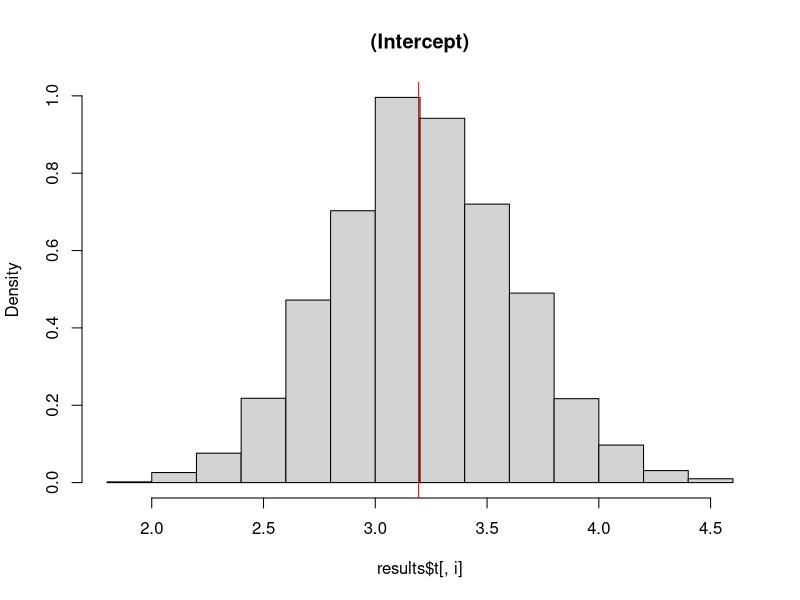
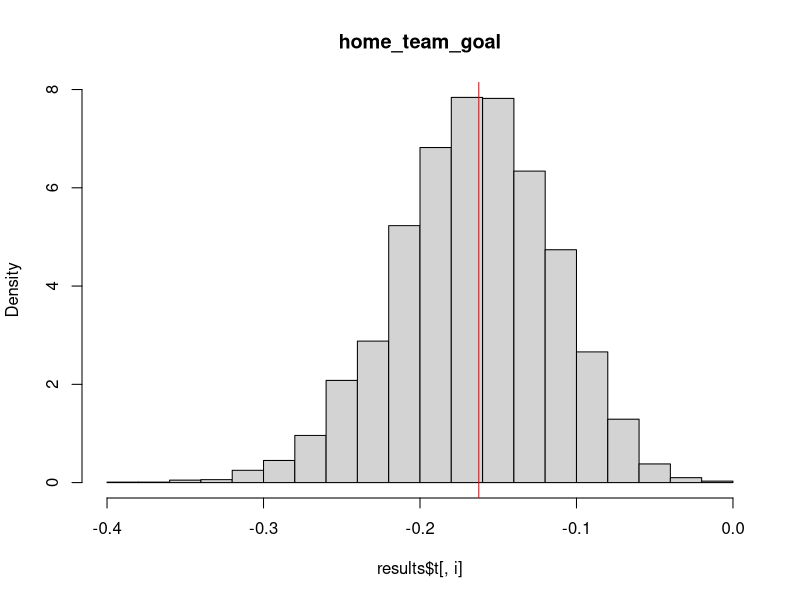
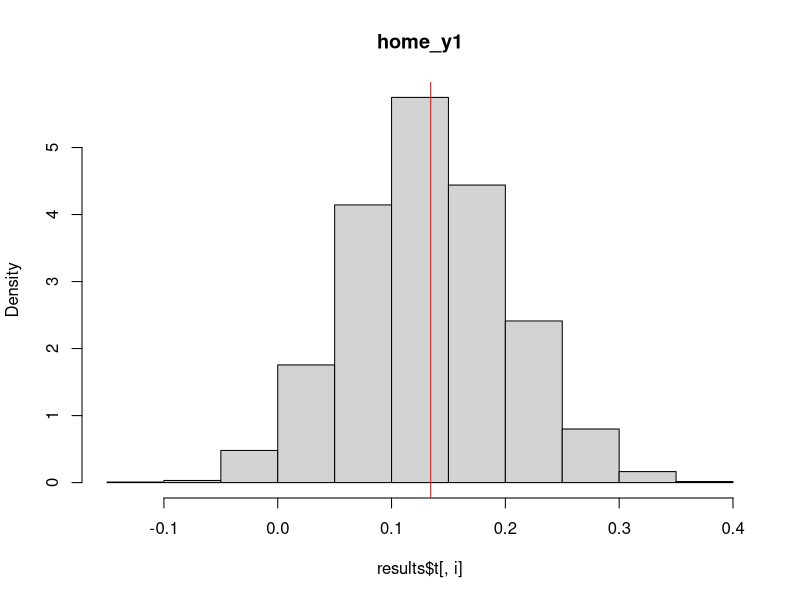
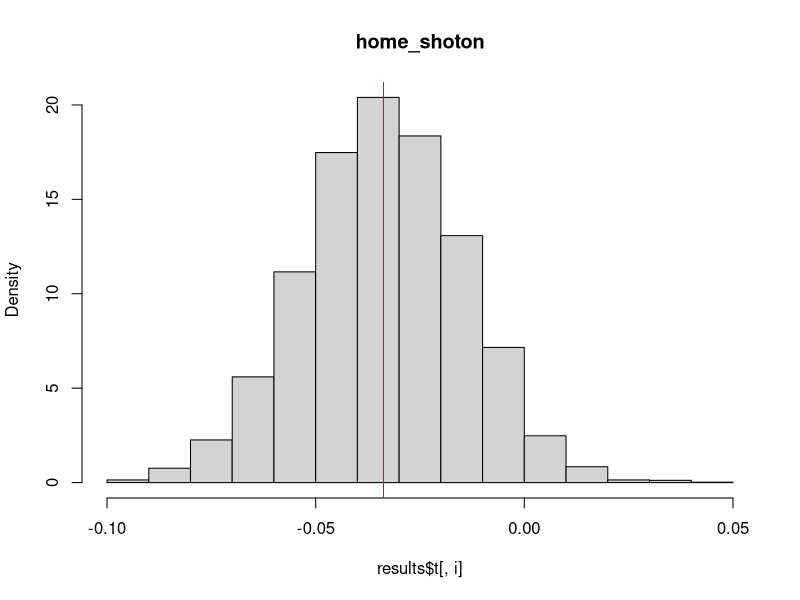
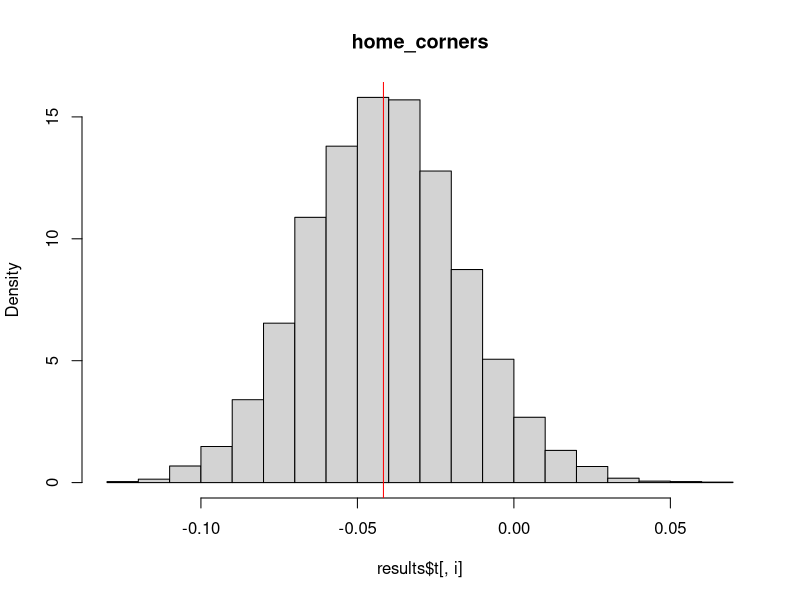
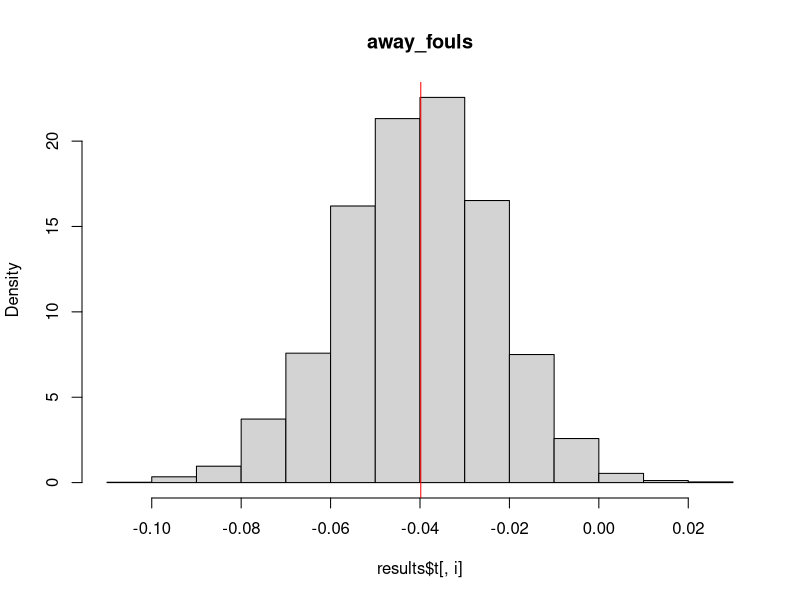
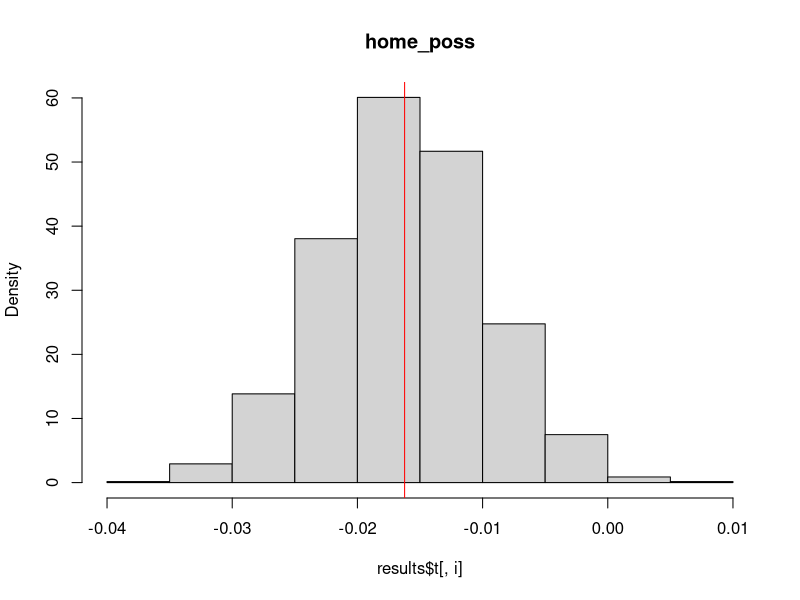

Write the R code that produced these figures, in order.
## ---- chunk 1
library(boot)
library(tidyverse)
library(broom)
setwd('~/Library/Mobile Documents/com~apple~CloudDocs/Udveksling/Studie/LS 88 - 3/Project/ls88_project-master')
## ---- chunk 2
df <- read.csv('grand_total_df.csv')
## ---- chunk 3
head(df)
## ---- chunk 4
df <- df %>% 
      select(-X, -home_team_name, -season_home, -avg_total_goals, 
            -avg_goals_conceded_home, -avg_goals_conceded_away, -target_variable,
            -home_points, -away_points)
## ---- chunk 5
model1 <- lm(avg_total_goals_conceded ~ .,
             data = df)
## ---- chunk 6
summary(model1)
## ---- chunk 7
model2 <- lm(avg_total_goals_conceded ~ home_team_goal + home_y1 + home_shoton + home_corners 
             + away_fouls, 
             data = df)

summary(model2)
## ---- chunk 8
model3 <- lm(avg_total_goals_conceded ~ home_team_goal + home_y1 + home_shoton + home_corners 
             + away_fouls + home_poss, 
             data = df)

summary(model3)
## ---- chunk 9
bs <- function(formula, data, indices){
  d <- data[indices, ] #allows boot to select sample
  fit <- lm(formula, data = d)
  return(coef(fit))
}

#Bootstrapping with 5000 replications
results <- boot(df, 
                statistic = bs,
                R = 5000,
                formula = formula(model3))
## ---- chunk 10

for(i in 1:length(results$t0)){
  hist(results$t[,i], 
       prob = TRUE,
       main = variable.names(model3)[i])
  abline(v = coefficients(model3)[i], col = 'red')#
}
## ---- chunk 11
coef(model3)
